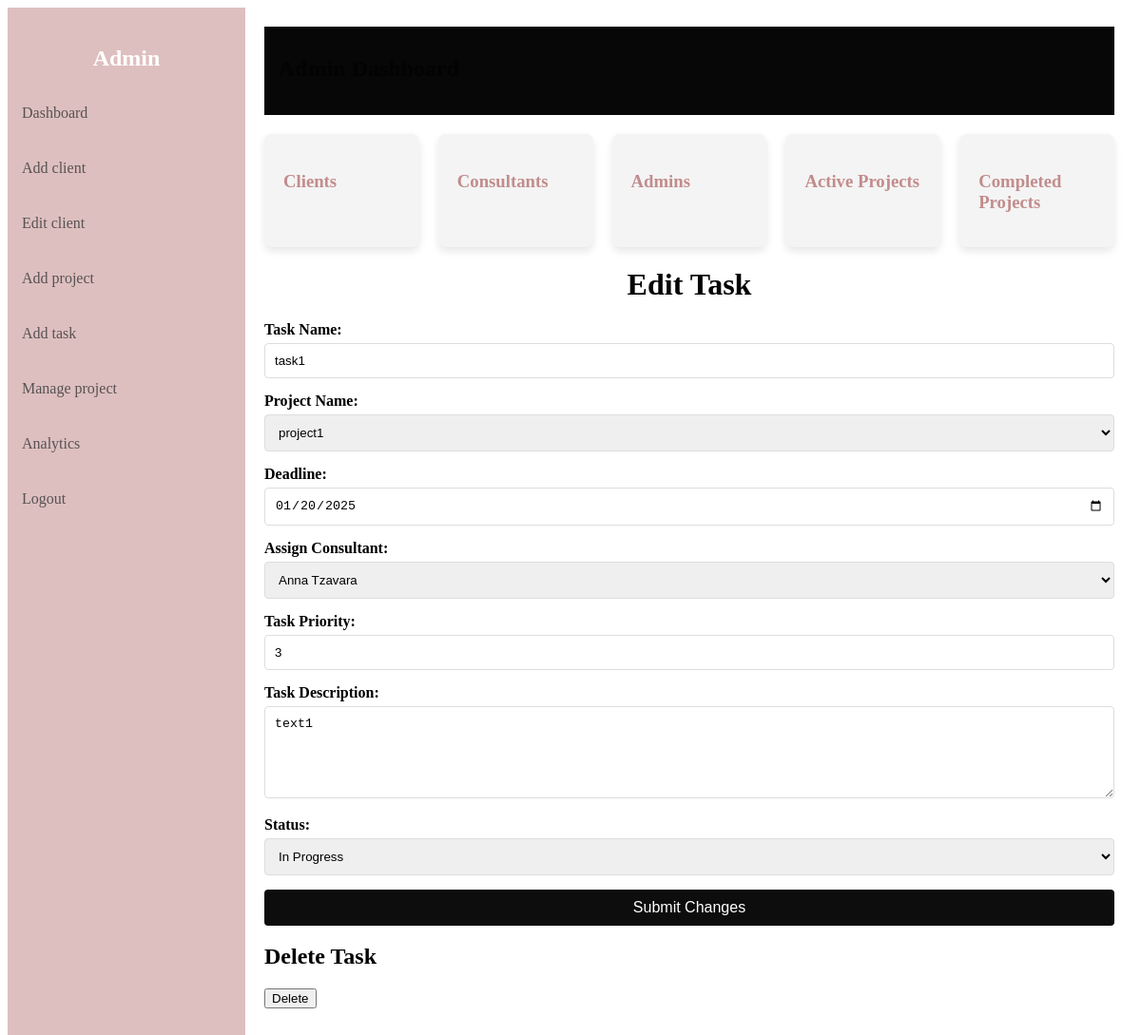
Screenshot of /projects/tasks/edit/1 (signed in) with the database file from the repository.
### server.py (models this page shows)
class Task(db.Model):
    id = db.Column(db.Integer, primary_key=True)
    name = db.Column(db.String(150), nullable=False)
    project_id = db.Column(db.Integer, db.ForeignKey('project.id'), nullable=False)
    deadline = db.Column(db.Date, nullable=True)
    consultant_id = db.Column(db.Integer, db.ForeignKey('user.id'), nullable=True)
    description = db.Column(db.String(500), nullable=True)
    status = db.Column(db.String(20), default="To Do", nullable=False)
    priority = db.Column(db.Integer, default=1, nullable=True)
    project = db.relationship('Project', back_populates='tasks')
    consultant = db.relationship('User', back_populates='tasks')
    __table_args__ = (
        CheckConstraint("status IN ('To Do', 'In Progress', 'Completed')", name="check_task_status"),
    )

### server.py (the view, shortened to what this page needs)
@app.route("/projects/tasks/edit/<int:task_id>", methods=['GET', 'POST'])
@login_required
def edit_task(task_id):
    if current_user.role != 'admin':
        return "Unauthorized", 403
    task = Task.query.get(task_id)
    all_projects = Project.query.all()
    all_consultants = User.query.filter_by(role='consultant').all()
    project_id = task.project_id
    if not Task:
        return "Task not found", 404
    return render_template('edit_project_task.html', task=task, projects=all_projects, consultants=all_consultants, selected_project=task.project_id, selected_consultant=task.consultant_id)

### server.py (called while the page is built)
@login_manager.user_loader
def load_user(user_id):
    return User.query.get(int(user_id))

### templates/edit_project_task.html (shortened to what this page needs)
{% extends 'dashboard.html' %}
{% block content %}
<h1>Edit Task</h1>
<form id="task-form" action="/projects/tasks/edit/{{ task.id }}" method="post">
    <label for="task-name">Task Name:</label>
    <input type="text" id="name" name="name" placeholder="Task name" value="{{ task.name }}" aria-required="true" required>
    <label for="project-id">Project Name:</label>
    <select id="project-id" name="project-id" required>
        {% for project in projects %}
        <option value="{{ project.id }}" {% if project.id == selected_project %}selected{% endif %}>{{ project.name }}</option>
        {% else %}
            <option disabled>No projects available</option>
        {% endfor %}
    </select>
    <label for="date">Deadline:</label>
    <input type="date" id="deadline" name="deadline" value="{{ task.deadline }}">
    <label for="consultants">Assign Consultant:</label>
    <select id="consultants" name="consultant_id">
        {% for consultant in consultants %}
            <option value="{{ consultant.id }}" {% if consultant.id == selected_consultant %}selected{% endif %}>{{ consultant.fullname }}</option>
        {% else %}
            <option disabled>No consultants available</option>
        {% endfor %}
    </select>
    <label for="priority">Task Priority:</label>
    <input type="number" id="priority" name="priority" placeholder="Task priority" value="{{ task.priority }}" min="1" max="10" step="1" required>
    <label for="description">Task Description:</label>
    <textarea id="description" name="description" placeholder="Task description" rows="5">{{ task.description }}</textarea>
    <label for="status">Status:</label>
    <select id="status" name="status">
        <option value="In Progress" {% if task.status == 'In Progress' %}selected{% endif %}>In Progress</option>
    </select>
    <button id="submit-button" type="submit">Submit Changes</button>
</form>
<h2>Delete Task</h2>
<form action="/projects/tasks/delete/{{ task.id }}" method="post" style="display:inline;">
    <button type="submit" onclick="return confirm('Are you sure you want to delete this project?')">Delete</button>
</form>
{% endblock %}

### templates/edit_project_task.html (style rules this page uses)
h1 { text-align: center; margin-bottom: 20px; color: #030303; }
label { display: block; margin-bottom: 5px; font-weight: bold; }
input[type="text"], input[type="number"], input[type="date"], textarea, select { width: 100%; padding: 10px; margin-bottom: 15px; border: 1px solid #ddd; border-radius: 4px; box-sizing: border-box; }
textarea { resize: vertical; }
#submit-button { background-color: #0d0d0e; color: white; border: none; padding: 10px 15px; border-radius: 4px; cursor: pointer; font-size: 16px; display: block; width: 100%; }

### rows the page displays
Task: name "task1", deadline "01/20/2025", priority "3", description "text1", status "In Progress"

### other values shown
form field project-id "project1"
form field consultant_id "Anna Tzavara"
